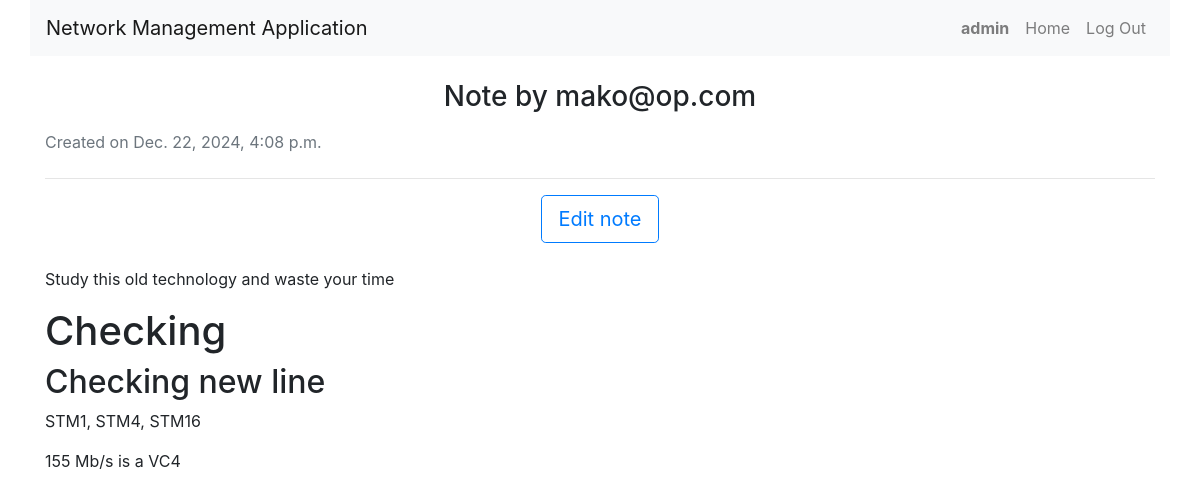
Page /notes/4/details/ (signed in) on the committed database.
### nms/models.py (models this page shows, shortened)
class User(AbstractUser):
    ROLES = (
        ('noc', 'NOC Staff'),
        ('technician', 'Technician'),
        ('manager', 'Manager'),
        ('client', 'Client')
    )
    role = models.CharField(max_length=50, choices=ROLES, default='client')

class Note(models.Model):
    user = models.ForeignKey(User, on_delete=models.CASCADE, related_name='notes')
    title = models.CharField(max_length=100, default="No Title Provided")
    content = models.TextField()  # Store the Markdown content
    created_at = models.DateTimeField(auto_now_add=True)

### nms/views.py (the view)
# urls.py: path('notes/<int:note_id>/details/', views.view_note, name='view_note'),
def view_note(request, note_id):
    note = get_object_or_404(Note, id=note_id)
    rendered_content = md(note.content, extensions=['extra', 'codehilite'])  # Render Markdown
    return render(request, 'nms/view_note.html', {'note': note, 'rendered_content': rendered_content})

### nms/templates/nms/view_note.html
{% extends "nms/layout.html" %}
{% block body %}
<div class="container my-4">
    <h3 class="text-center mb-3">Note by {{ note.user.username }}</h3>
    <div class="text-muted mb-4">
        <span>Created on {{ note.created_at }}</span>
    </div>
    <hr>
    <div class="text-center mb-4">
        <a href="{% url 'edit_note' note.id %}" class="btn btn-outline-primary btn-lg">Edit note</a>
    </div>
    <div class="note-content">
        {{ rendered_content|safe }}
    </div>
</div>
{% endblock %}

### nms/templates/nms/layout.html (shortened to what this page needs)
{% load static %}
<!DOCTYPE html>
<html lang="en">
    <head>
        <link rel="stylesheet" href="https://stackpath.bootstrapcdn.com/bootstrap/4.4.1/css/bootstrap.min.css">
        {% load static %}
        <link href="{% static 'nms/styles.css' %}" rel="stylesheet">
    </head>
    <body>
        <div class="container-fluid">
            <div class="container-fluid">
                <nav class="navbar navbar-expand-lg navbar-light bg-light">
                    <a class="navbar-brand" href="/">Network Management Application</a>
                    <div class="collapse navbar-collapse" id="navbarNav">
                        <ul class="navbar-nav ml-auto">
                            {% if user.is_authenticated %}
                                <li class="nav-item">
                                    <a class="nav-link" href="#"><strong>{{ user.username }}</strong></a>
                                </li>
                                <li class="nav-item">
                                    <a class="nav-link" href="{% url 'index' %}">Home</a>
                                </li>
                                <li class="nav-item">
                                    <a class="nav-link" href="{% url 'logout' %}">Log Out</a>
                                </li>
                            {% endif %}
                        </ul>
                    </div>
                </nav>
          <div class="body mt-4">
            {% block body %}
            {% endblock %}
        </div>
    </div>
    </body>
</html>

### rows in the picture
User: username "admin"
Note: user.username "mako@op.com", created_at "Dec. 22, 2024, 4:08 p.m."

### other values in the picture
{{ rendered_content|safe }} "Study this old technology and waste your time Checking Checking new line STM1, STM4, STM16 155 Mb/s is a VC4"
